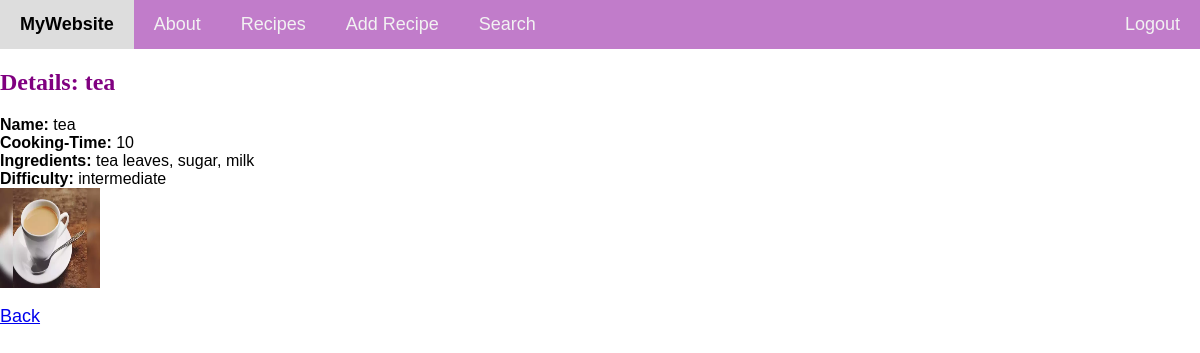
Screenshot of /recipes/2 (signed in) with the database file from the repository.
### recipes/models.py (models this page shows, shortened)
class Recipe(models.Model):
    ingredients = models.CharField(
        max_length=225, help_text="Enter the ingredients, separated by a comma"
    )
    cooking_time = models.IntegerField(help_text="Enter cooking time in minutes")
    name = models.CharField(max_length=100)
    pic = models.ImageField(upload_to="recipes", default='no_picture.jpg')
    def difficulty(self):
        if self.cooking_time < 10 and len(self.ingredients.split(',')) < 4:
            return 'easy'
        elif self.cooking_time < 10 and len(self.ingredients.split(',')) >= 4:
            return 'medium'
        elif self.cooking_time >= 10 and len(self.ingredients.split(',')) < 4:
            return 'intermediate'
        elif self.cooking_time >=10 and len(self.ingredients.split(',')) >=4:
            return 'hard'

### recipes/views.py (the view)
# urls.py: path("recipes/<pk>", RecipeDetailView.as_view(), name="detail"),
class RecipeDetailView(DetailView):                       #class-based view
   model = Recipe                                       #specify model
   template_name = 'recipes/recipes_detail.html'                 #specify template

### recipes/templates/recipes/recipes_detail.html (shortened to what this page needs)
{% load static %}
<!DOCTYPE html>
<html lang="en">
<head>
    <link rel="stylesheet" href="{% static 'style.css' %}">
    <div class="navbar">
        <a href="{% url 'recipes:home' %}" class="logo">MyWebsite</a>
            <a href="{% url 'recipes:about' %}">About</a>
            <a href="{% url 'recipes:list' %}">Recipes</a>
            <a href="{% url 'recipes:add_recipe' %}">Add Recipe</a>
            <a href="{% url 'recipes:records' %}">Search</a>
            <div class = "log">
            <a  href="{% url 'logout' %}">Logout</a>
            </div>
</div>
<h2>Details: {{object.name}}</h2>
<b>Name: </b> {{object.name}}  <br>
<b>Cooking-Time: </b> {{object.cooking_time}} <br>
<b>Ingredients: </b> {{object.ingredients}} <br>
<b> Difficulty: </b> {{object.difficulty}} <br>
<img src="{{object.pic.url}}" width="100" height="100" />
<br>
<br>
<a href ="{%url 'recipes:list' %}"> Back </a>

### recipes/static/style.css (style rules this page uses)
h2 { font-family: cursive; color: purple ; }
.navbar { background-color: #c17cca; overflow: hidden; }
.navbar a { float: left; display: block; color: #f2f2f2; text-align: center; padding: 14px 20px; text-decoration: none; }
.navbar .logo { font-weight: bold; font-size: 18px; }
a { font-size:18px; }
.log { float: right; }

### rows the page displays
Recipe: name "tea", cooking_time "10", ingredients "tea leaves, sugar, milk", difficulty "intermediate", pic (picture)
